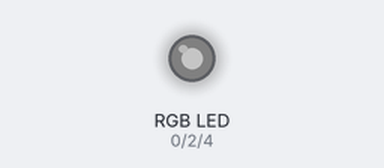
The sketch below on a simulated ESP32. On the bench: an RGB LED mixed from three pins (HIGH = lit). Dim RGB values are drawn brighter than linear.

Above: at 0.05 s.
At 0.65 s:
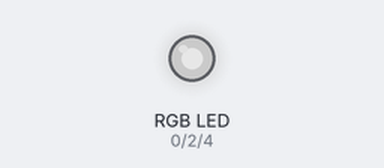
At 0.95 s:
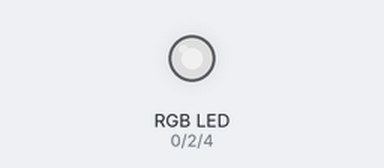
At 1.4 s:
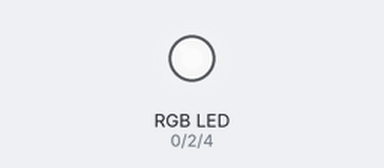
At 2.75 s:
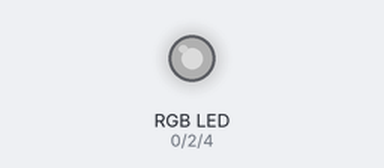
Timing chart, 0 to 7.0 s (numbered marks = the images above):
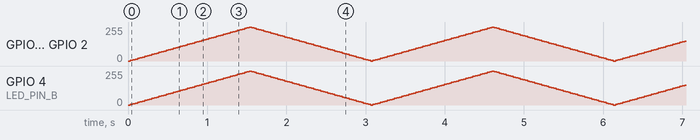

The sketch:

LEDC-RGB-Fade.ino
```cpp
/*
 * ESP32 LEDC Software RGB- Fade von dunkel nach weiss
 */
#define LED_PVM_KANAL_R    0         // Kanal 0 für rot
#define LED_PVM_KANAL_G    1         // Kanal 1 für grün
#define LED_PVM_KANAL_B    2         // Kanal 2 für blau
#define LED_AUFLOESUNG     13        // 13-bit-Auflösung
#define LED_BASE_FREQ      5000      // 5000 Hz als LEDC Basis - Frequenz
#define LED_PIN_R          0
#define LED_PIN_G          2
#define LED_PIN_B          4

int helligkeitR = 0;                 // Helligkeit der roten LED
int helligkeitG = 0;                 // Helligkeit der grünen LED
int helligkeitB = 0;                 // Helligkeit der blauen LED
int fadeWeite = 5;                   // Anzahl der Schritte pro Fade

// Simulation des Arduino-analogWrite
// value has to be between 0 and valueMax
void ledcAnalogWrite(uint8_t channel, uint32_t value, uint32_t valueMax = 255) {
  // Berechnugn des EIN-Zyklus (duty), 8191 ist =  2 ^ 13 (Auflösung) - 1
  uint32_t duty = (8191 / valueMax) * min(value, valueMax);
  ledcWrite(channel, duty);          // Wert an LED ausgeben
}

// Vorbereitungs- und Initialisierungsroutine
void setup() {
  // Setup der PVM-Timer und anbinden der Timer an einen LED-Pin
  ledcSetup(LED_PVM_KANAL_R, LED_BASE_FREQ, LED_AUFLOESUNG);
  ledcAttachPin(LED_PIN_R, LED_PVM_KANAL_R);
  ledcSetup(LED_PVM_KANAL_G, LED_BASE_FREQ, LED_AUFLOESUNG);
  ledcAttachPin(LED_PIN_G, LED_PVM_KANAL_G);
  ledcSetup(LED_PVM_KANAL_B, LED_BASE_FREQ, LED_AUFLOESUNG);
  ledcAttachPin(LED_PIN_B, LED_PVM_KANAL_B);
}

void loop() {
  // Helligkeit an dem gewählten PVM-Kanal festlegen
  ledcAnalogWrite(LED_PVM_KANAL_R, helligkeitR);
  ledcAnalogWrite(LED_PVM_KANAL_G, helligkeitG);
  ledcAnalogWrite(LED_PVM_KANAL_B, helligkeitB);
  // Helligkeit um die gewählte Schrittbreite ändern
  helligkeitR = helligkeitR + fadeWeite;
  helligkeitG = helligkeitG + fadeWeite;
  helligkeitB = helligkeitB + fadeWeite;
  // an den Endpunkten des Fade-Vorgangs die Richtung ändern
  if (helligkeitR <= 0 || helligkeitR >= 255) {
    fadeWeite = -fadeWeite;
  }
  if (helligkeitG <= 0 || helligkeitG >= 255) {
    fadeWeite = -fadeWeite;
  }
  if (helligkeitB <= 0 || helligkeitB >= 255) {
    fadeWeite = -fadeWeite;
  }
  delay(30);
}
```
